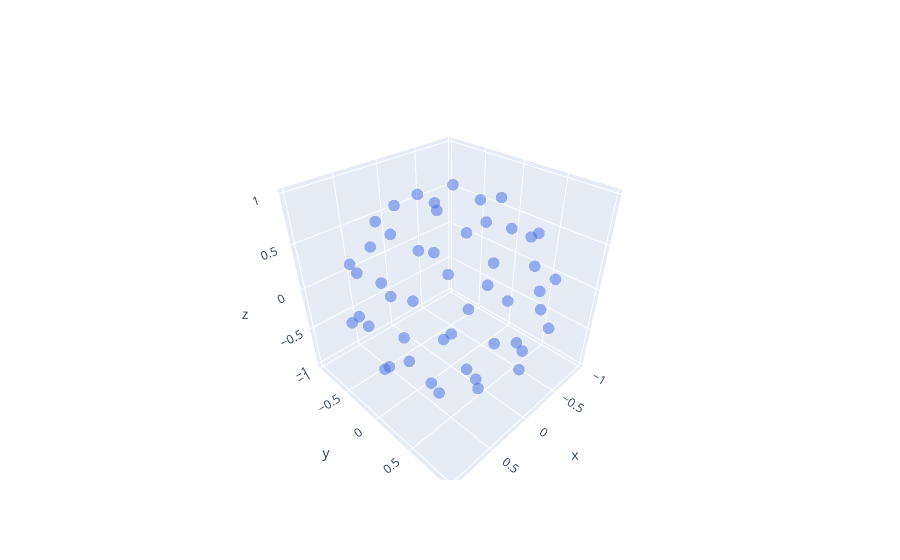

Notebook source saved alongside this figure:
### Code cell
fig = go.Figure(data=[sphere_horizontal])
fig.show()
